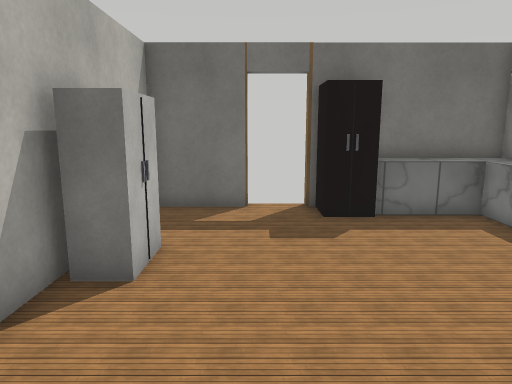
[1] (above)

18 first-person views from a walk through a robot-simulator world made for Webots. The camera is 1.2 m above the floor, tilts 10° down and sees 70° across. The floor is counted in squares, 0.5 m on a side. Each view is taken from the middle of a square. On the plan, view 1 faces up. The plan holds only what a view shows up to about 20 squares ahead; the rest is blank. The robots in the file are not drawn. Webots' stock objects and surfaces are drawn as simple stand-ins. Door leaves are left out.

[2]
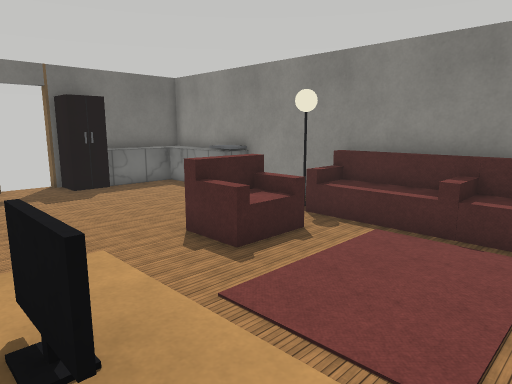

[3]
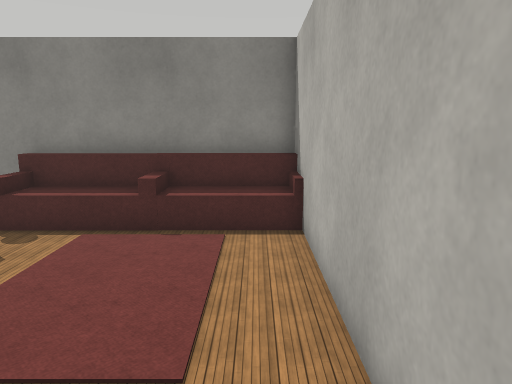

[4]
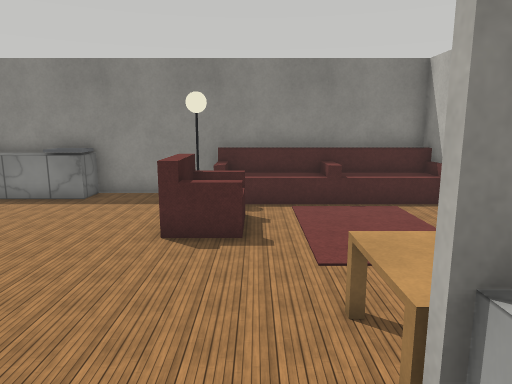

[5]
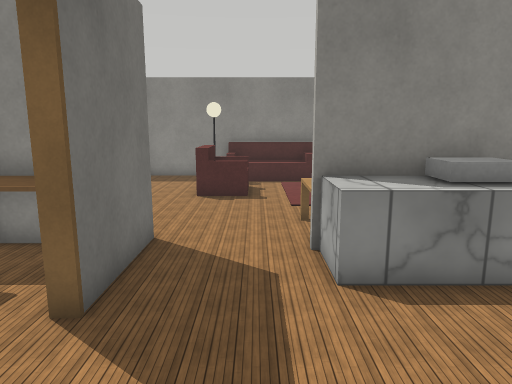

[6]
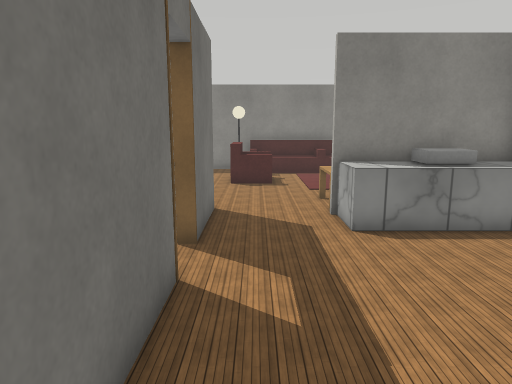

[7]
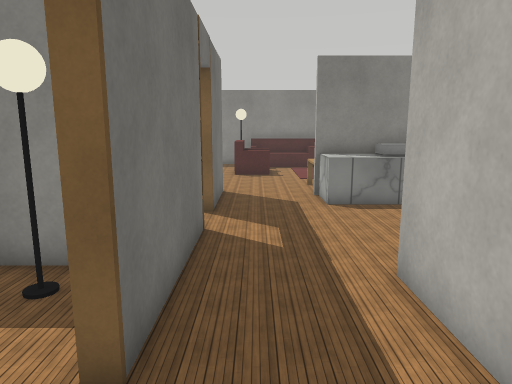

[8]
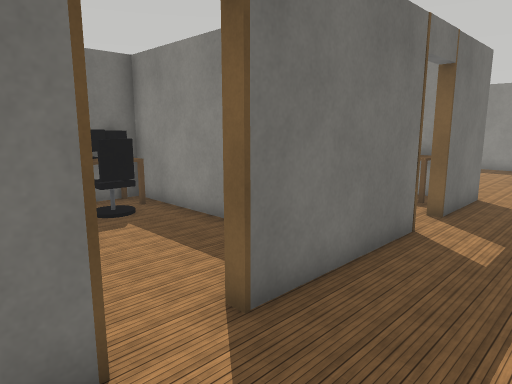

[9]
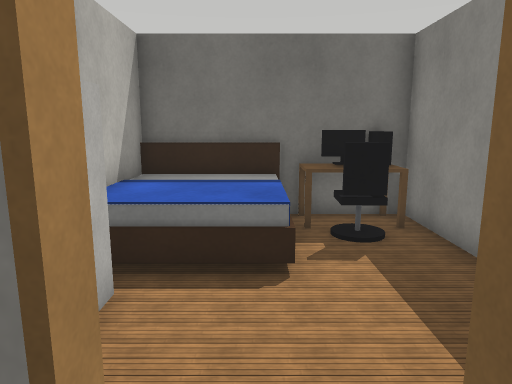

[10]
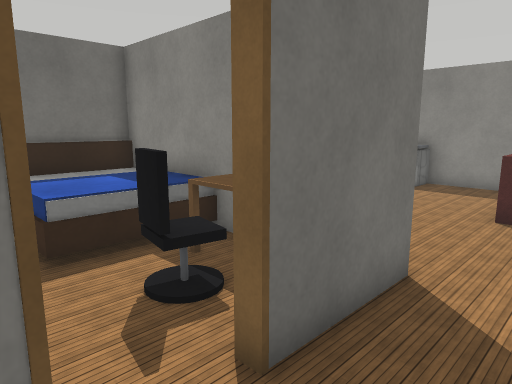

[11]
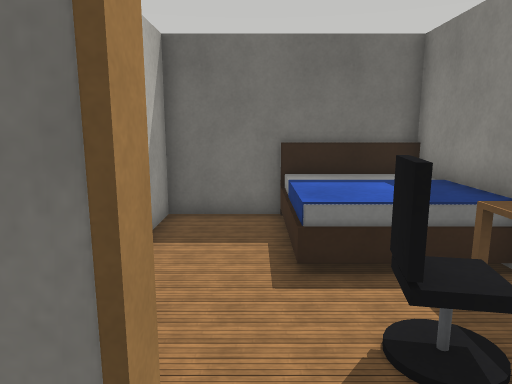

[12]
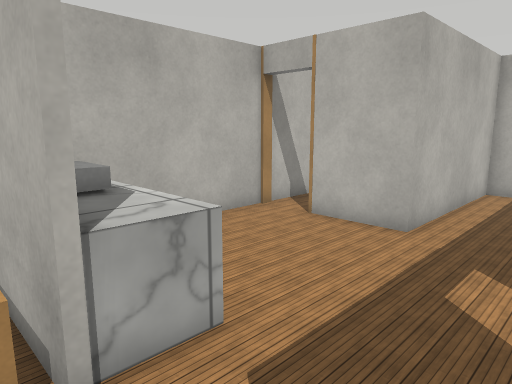

[13]
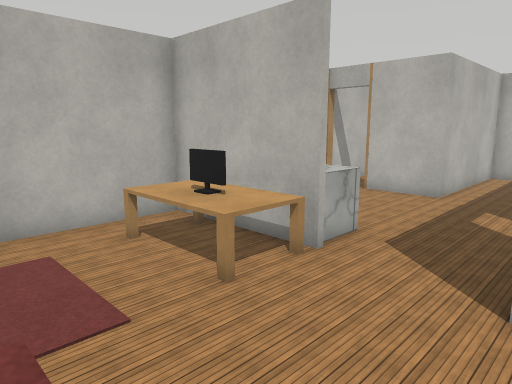

[14]
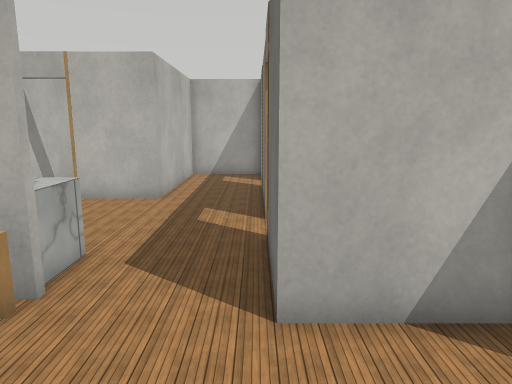

[15]
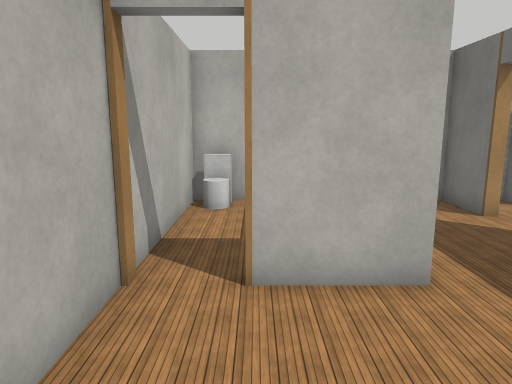

[16]
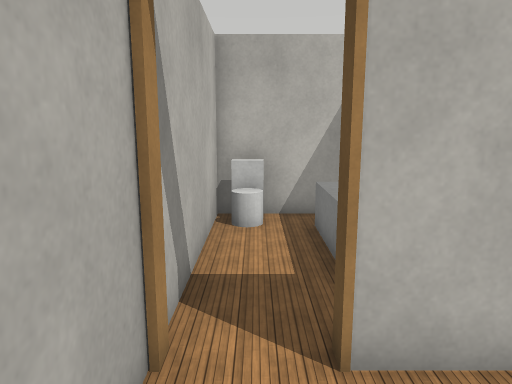

[17]
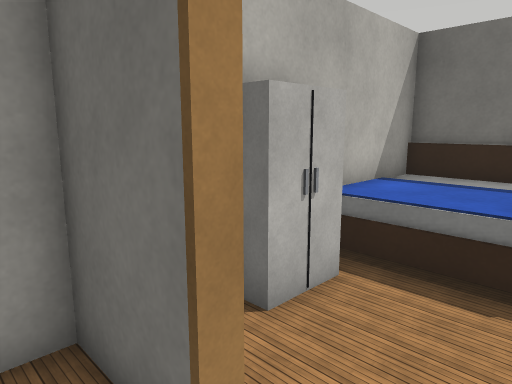

[18]
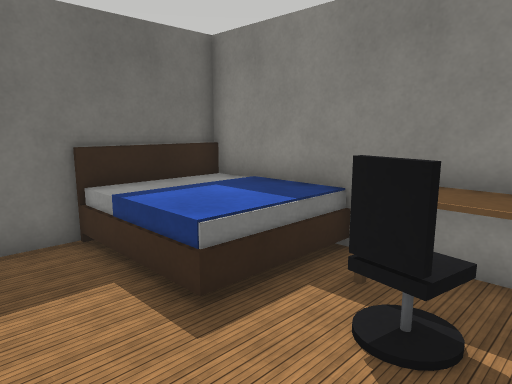

### Floor plan
Points are (right, up) in squares from view 1. A wall is a line through its corners. A room is listed if a view was taken in it or the views show most of it. See-through windows are left out.
Room 1 (views 1, 2, 3, 12, 13, 14)
walls: (-3.8, -1) (-3.8, -6.1) (5.5, -6.1); (-0.2, 11) (-3.2, 11) (-3.2, 2.3); (7.4, -6.1) (7.4, 11) (5.4, 11)
ways out: opening at (-4, 0.5) to room 2; open door at (0.5, 11)
objects: table (-3, -4) to (-2, -4); monitor (-3, -3) to (-2, -3); table (-3, -2) to (-2, -1); cabinet (-2, 6) to (-2, 7); armchair (2, 1) to (4, 2); fridge (2, 10) to (3, 10); grey box (4, 10) to (6, 11); sofa (6, -6) to (7, -3); sofa (6, -3) to (7, 1); floor lamp (6, 2); grey box (6, 6); sink (6, 6) to (7, 7); grey box (6, 8) to (7, 10)
Room 2 (views 4, 5, 10, 11, 15, 16)
walls: (-11.3, -1.3) (-11.3, -4.2); (-8.5, 2.3) (-11.5, 2.3); (-11.5, -6.1) (-5.6, -6.1); (-4, -6) (-4, -1); (-3.2, 2.3) (-6.7, 2.3)
ways out: opening at (-4, 0.5) to room 1; opening at (-12.5, 0) to room 3; open door at (-7.5, 2.5) to room 4; open door at (-11.5, -5.5) to room 5
objects: grey box (-5, -6) to (-5, -5); sink (-5, -4) to (-5, -3); grey box (-5, -2)
Room 3 (views 6, 7, 8, 9, 17)
walls: (-13.6, -1.3) (-11.3, -1.3); (-15.8, 2.3) (-18.1, 2.3) (-18.1, -1.3) (-16.4, -1.3); (-11.5, 2.3) (-14, 2.3)
ways out: opening at (-12.5, 0) to room 2; open door at (-14.5, 2.5)
Room 4 (view 18)
walls: (-6.5, 11) (-10.5, 11) (-10.5, 9.4); (-3.6, 10.4) (-3.6, 11); (-3.6, 3.3) (-3.6, 8)
ways out: open door at (-7.5, 2.5) to room 2
objects: bed (-7, 7) to (-4, 11); office chair (-6, 4) to (-6, 5); desk (-5, 4) to (-4, 6)
Room 5 (no view inside)
walls: (-18.1, -2.6) (-18.1, -6.1) (-11.5, -6.1)
ways out: open door at (-11.5, -5.5) to room 2
objects: other object (-17, -5); other object (-17, -3) to (-14, -2)

Where each view was taken, in squares from view 1:
view 1: 0 up, 0 right, facing up
view 2: 5 down, 3 left, facing up-right
view 3: 5 down, 3 left, facing right
view 4: 0 up, 6 left, facing right
view 5: 0 up, 11 left, facing right
view 6: 1 up, 14 left, facing right
view 7: 1 up, 17 left, facing right
view 8: 1 down, 17 left, facing up-right
view 9: 1 up, 15 left, facing up
view 10: 0 up, 9 left, facing up-right
view 11: 1 up, 8 left, facing up
view 12: 2 up, 3 left, facing down-left
view 13: 3 up, 2 right, facing down-left
view 14: 2 up, 1 right, facing left
view 15: 4 down, 6 left, facing left
view 16: 5 down, 8 left, facing left
view 17: 1 up, 14 left, facing up-left
view 18: 3 up, 10 left, facing up-right
